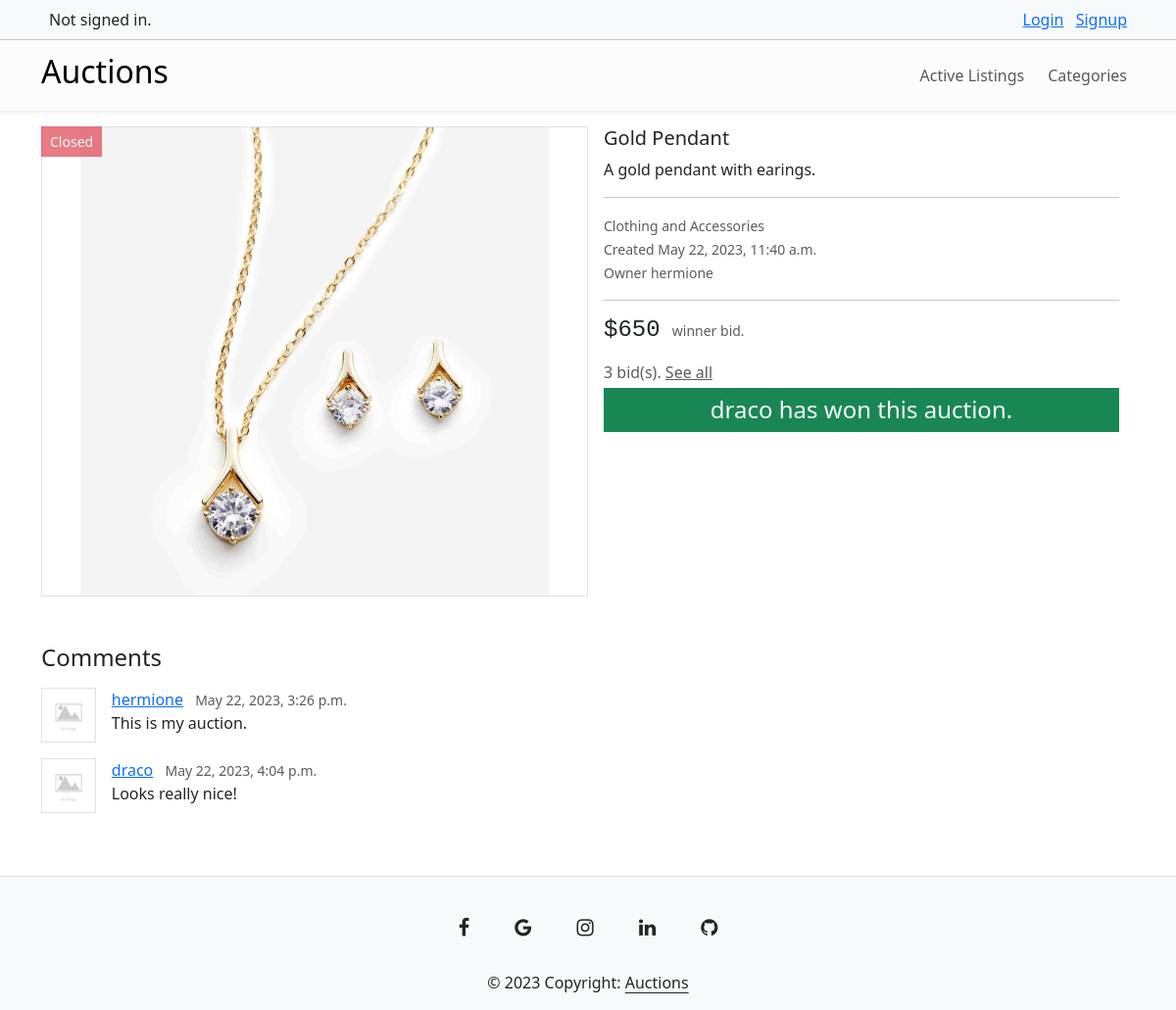
Page /10/ on the committed database.
### auctions/models.py (models this page shows, shortened)
class AuctionListing(models.Model):
    title = models.CharField(max_length=64)
    description = models.CharField(max_length=100)
    starting_bid = models.FloatField()
    category = models.ForeignKey(Category, on_delete=models.SET_NULL, null=True, related_name="auctions")
    image = models.ImageField(upload_to="images/", default="images/default.jpg")
    second_image = models.ImageField(upload_to="images/", default="images/default.jpg")
    third_image = models.ImageField(upload_to="images/", default="images/default.jpg")
    date_created = models.DateTimeField(default=datetime.datetime.now())
    owner = models.ForeignKey(User, on_delete=models.CASCADE, related_name="auctions")
    is_closed = models.BooleanField(default=False)

class Category(models.Model):
    name = models.CharField(max_length=64)
    def __str__(self):
        return self.name

class User(AbstractUser):
    pass

class Bid(models.Model):
    amount = models.IntegerField()
    date_created = models.DateTimeField(default=datetime.datetime.now())
    bidder = models.ForeignKey(User, on_delete=models.CASCADE, related_name="biddings")
    auction = models.ForeignKey(AuctionListing, on_delete=models.CASCADE, related_name="bids")

class Comment(models.Model):
    text = models.CharField(max_length=150)
    owner = models.ForeignKey(User, on_delete=models.CASCADE, related_name="comments")
    auction = models.ForeignKey(AuctionListing, on_delete=models.CASCADE, related_name="comments")
    date_created = models.DateTimeField(default=datetime.datetime.now())

### auctions/views.py (the view, shortened to what this page needs)
# urls.py: path("<int:listing_id>/", views.view_listing, name="view_listing"),
def view_listing(request, listing_id):
    listing = AuctionListing.objects.get(pk=listing_id)
    bids = listing.bids.all()
    current_bid = bids.order_by("-amount").first()
    comments = listing.comments.all()
    if listing.is_closed:
        return render(request, "auctions/closed-listing.html", {
            "listing": listing,
            "bids": bids,
            "winner_bid": current_bid,
            "comments": comments
        })

### auctions/templates/auctions/closed-listing.html (shortened to what this page needs)
{% extends "auctions/layout.html" %}
{% block body %}
    <div class="card mb-3 border-0 w-100 position-relative my-3">
        <button class="btn btn-danger btn-sm rounded-0 disabled position-absolute">Closed</button>
        <div class="row g-0">
            <div class="col-md-6 border rounded-0 d-flex justify-content-center overflow-hidden" style="height: 30rem;">
                <img src="{% if listing.image %}{{ listing.image.url }}{% else %}/media/images/no-image.jpeg{% endif %}" class="img-fluid" alt="listing-image">
            </div>
            <div class="col-md-6">
                <div class="card-body py-0 overflow-y-auto" style="height: 30rem;">
                    <h5 class="card-title">{{ listing.title }}</h5>
                    <p class="card-text my-0">{{ listing.description }}</p>
                    <hr>
                    <p class="card-text my-0"><small class="text-body-secondary">{{ listing.category }}</small></p>
                    <p class="card-text my-0"><small class="text-body-secondary">Created {{ listing.date_created }}</small></p>
                    <p class="card-text my-0">
                        <small class="text-body-secondary">
                            {% if listing.owner == request.user %}
                                Your listing.
                            {% else %}
                                Owner {{ listing.owner }}
                            {% endif %}
                        </small>
                    </p>
                    <hr>
                    <p class="card-text">
                        {% if winner_bid %}
                            <span class="h4 font-monospace">${{ winner_bid.amount }}</span> <small class="text-muted mx-2">winner bid.</small>
                        {% else %}
                            <span class="h4 font-monospace">${{ listing.starting_bid }}</span> <small class="text-muted mx-2">no winner.</small>
                        {% endif %}
                    </p>
                    <p class="card-text text-muted mb-1">
                        {{ bids.count }} bid(s).
                        <a class="card-link text-muted" id="bidlist-btn" style="cursor: pointer;">See all</a>
                    </p>
                    {% if winner_bid %}
                        {% if winner_bid.bidder == request.user %}
                            <h4 class="card-text bg-success text-light text-center p-2">You have won this auction.</h4>
                            <p class="card-text">Contact owner at {{ listing.owner.email }}</p>
                        {% elif listing.owner == request.user %}
                            <h4 class="card-text bg-success text-light text-center p-2">{{ winner_bid.bidder }} has won this auction.</h4>
                            <p class="card-text">Contact winner at {{ winner_bid.bidder.email }}</p>
                        {% else %}
                            <h4 class="card-text bg-success text-light text-center p-2">{{ winner_bid.bidder }} has won this auction.</h4>
                        {% endif %}
                    {% endif %}
                </div>
            </div>
        </div>
    </div>
    <h4 class="mt-5">Comments</h4>
    {% include "auctions/comments.html" %}
{% endblock %}

### auctions/templates/auctions/comments.html (shortened to what this page needs)
{% for comment in comments %}
    <div class="card my-3 border-0">
        <div class="row g-0">
            <div class="col-md-4 border h-50" style="width: 5%;">
                <img src="../../../media/images/default.jpg" class="img-fluid rounded-start" alt="...">
            </div>
            <div class="col-md-8" style="width: 95%;">
                <div class="card-body py-0">
                    <p class="card-title my-0"><a href="#">{{ comment.owner }}</a> <small class="mx-2 text-body-secondary">{{ comment.date_created }}</small></p>
                    <p class="card-text my-0">{{ comment.text }}</p>
                </div>
            </div>
        </div>
    </div>
{% empty %}
    <h5 class="mt-3">No comments.</h5>
{% endfor %}

### rows in the picture
AuctionListing: image (picture), title "Gold Pendant", description "A gold pendant with earings.", category "Clothing and Accessories", date_created "May 22, 2023, 11:40 a.m.", owner "hermione"
Bid: amount "650", bidder "draco"
Comment: owner "hermione", date_created "May 22, 2023, 3:26 p.m.", text "This is my auction."
Comment: owner "draco", date_created "May 22, 2023, 4:04 p.m.", text "Looks really nice!"

### other values in the picture
{{ bids.count }} "3"
